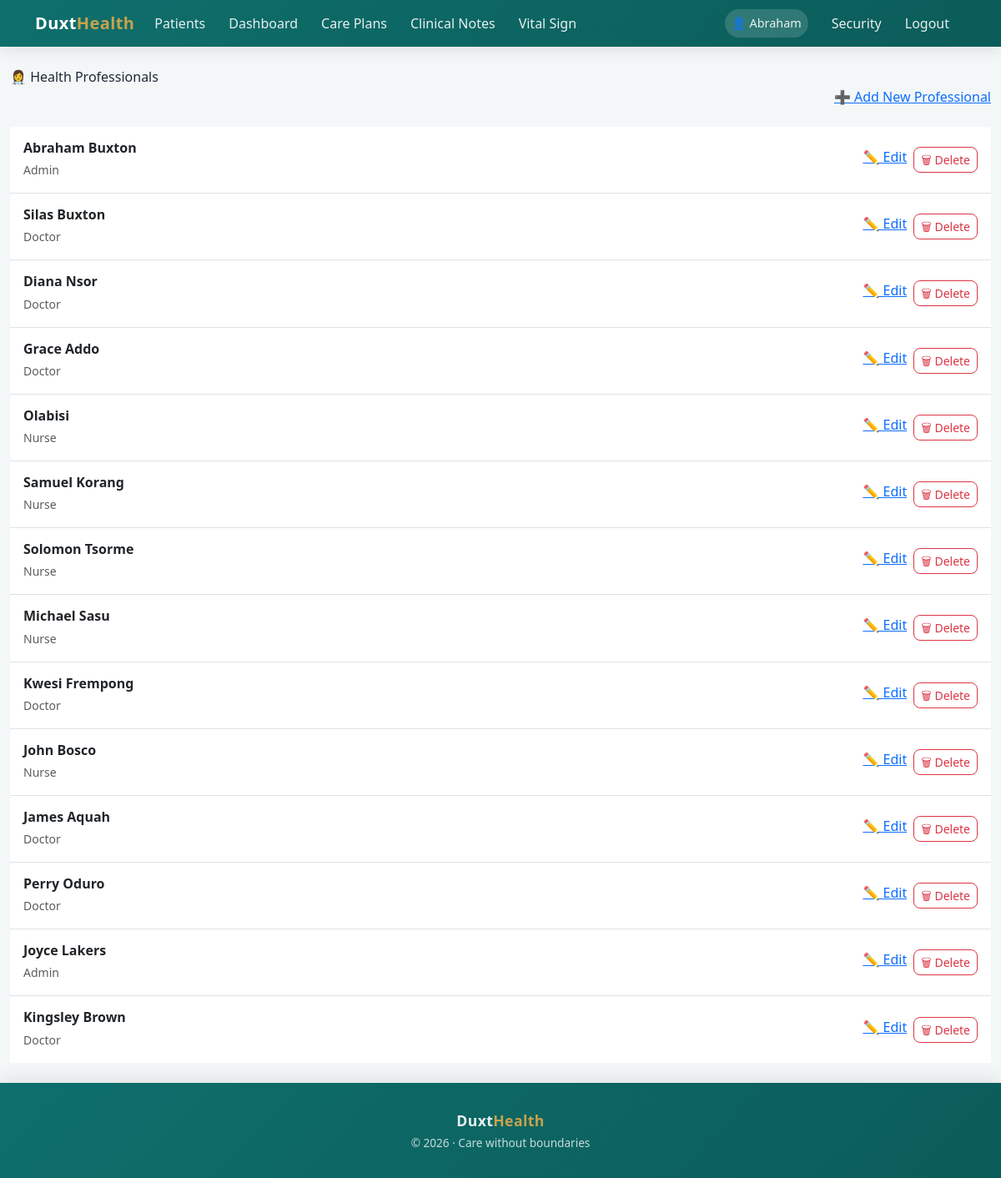
The app's page /professionals/ (signed in) with its own data.
### homecare/models.py (models this page shows, shortened)
class HealthProfessional(models.Model):
    user = models.OneToOneField(User, on_delete=models.CASCADE)
    ROLE_CHOICES = [
        ('doctor', 'Doctor'),
        ('nurse', 'Nurse'),
        ('caregiver', 'Caregiver'),
        ('admin', 'Admin'),
        ('outreach_0fficer','Outreach_0fficer')
    ]
    role = models.CharField(max_length=20, choices=ROLE_CHOICES)
    registration_number = models.CharField(max_length = 50, null = True, blank = True)
    pin = models.CharField(max_length = 50, null = True, blank = True)
    location = models.TextField(null =True, blank = True)
    address = models.TextField(null =True, blank = True)
    phone = models.CharField(max_length=20)
    created_at = models.DateTimeField(default=timezone.now)

### homecare/views.py (the view)
# urls.py: path('professionals/', views.professional_list, name='professional_list'),
@login_required
@role_required(['admin'])
def professional_list(request):
    professionals = HealthProfessional.objects.all()
    return render(request, 'homecare/professional_list.html', {'professionals': professionals})

### homecare/templates/homecare/professional_list.html
{% extends 'bases.html' %}
{% block content %}
<div class="patient-card">
  <div class="patient-card-header">
    👩‍⚕️ Health <span>Professionals</span>
  </div>
  <div class="patient-card-body">
    <div class="d-flex justify-content-end mb-4">
      <a href="{% url 'homecare:professional_create' %}" class="btn-duxt">
        ➕ Add New Professional
      </a>
    </div>
    {% if professionals %}
      <div class="list-group list-group-flush">
        {% for prof in professionals %}
          <div class="list-group-item d-flex justify-content-between align-items-center py-3">
            <div>
              <h6 class="mb-1 fw-semibold">
                {{ prof.user.get_full_name }}
              </h6>
              <small class="text-muted">
                {{ prof.get_role_display }}
              </small>
            </div>
            <div class="d-flex gap-2">
              <a href="{% url 'homecare:professional_update' prof.pk %}"
                 class="btn-outline-duxt btn-sm">
                ✏️ Edit
              </a>
              <a href="{% url 'homecare:professional_delete' prof.pk %}"
                 class="btn btn-sm btn-outline-danger rounded-3">
                🗑 Delete
              </a>
            </div>
          </div>
        {% endfor %}
      </div>
    {% else %}
      <div class="alert alert-info text-center mt-4">
        No health professionals found.
      </div>
    {% endif %}
  </div>
</div>
{% endblock %}

### templates/bases.html (shortened to what this page needs)
<!DOCTYPE html>
<html lang="en">
<head>
  <link href="https://cdn.jsdelivr.net/npm/bootstrap@5.3.0/dist/css/bootstrap.min.css" rel="stylesheet" />
</head>
<body>
<nav class="navbar navbar-expand-lg navbar-dark">
  <div class="container">
    <a class="navbar-brand" href="{% url 'homecare:home' %}">
      Duxt<span>Health</span>
    </a>
    <div class="collapse navbar-collapse" id="navbarNav">
      <ul class="navbar-nav">
        <li class="nav-item">
          <a class="nav-link" href="{% url 'homecare:patient_list' %}">Patients</a>
        </li>
        <li class="nav-item">
          <a class="nav-link" href="{% url 'homecare:homecare_home' %}">Dashboard</a>
        </li>
        <li class="nav-item">
          <a class="nav-link" href="{% url 'homecare:careplan_list' %}">Care Plans</a>
        </li>
        <li class="nav-item">
          <a class="nav-link" href="{% url 'homecare:doctornote_list' %}">Clinical Notes</a>
        </li>
        <li class="nav-item">
          <a class="nav-link" href="{% url 'homecare:vitalsign_list' %}">Vital Sign</a>
        </li>
      </ul>
      <ul class="navbar-nav ms-auto align-items-lg-center">
        {% if user.is_authenticated %}
          <li class="nav-item me-2">
            <span class="nav-link user-badge">👤 {{ user.first_name|capfirst }}</span>
          </li>
          <li class="nav-item">
            <a class="nav-link" href="{% url 'password_change' %}">Security</a>
          </li>
          <li class="nav-item">
            <a class="nav-link" href="{% url 'logout' %}">Logout</a>
          </li>
        {% endif %}
      </ul>
    </div>
  </div>
</nav>
<main class="container my-4">
  {% block content %}{% endblock %}
</main>
<footer class="footer text-center">
  <div class="container">
    <p class="mb-1 footer-brand">
      Duxt<span>Health</span>
    </p>
    <p class="footer-tagline mb-0">
      © 2026 · Care without boundaries
    </p>
  </div>
</footer>
</body>
</html>

### templates/bases.html (style rules this page uses)
:root { --duxt-primary: #0E6F6C; --duxt-secondary: #7ED6C2; --duxt-gold: #C9A24D; --duxt-dark: #1F2937; --duxt-bg: #f4f7f8; --duxt-gradient: linear-gradient(135deg, #0E6F6C, #0b5c59); }
body { font-family: "Segoe UI", system-ui, -apple-system, BlinkMacSystemFont, sans-serif; background-color: var(--duxt-bg); color: var(--duxt-dark); min-height: 100vh; display: flex; flex-direction: column; }
.navbar { background: var(--duxt-gradient); box-shadow: 0 6px 18px rgba(0,0,0,.08); }
.navbar-brand { font-weight: 700; font-size: 1.25rem; letter-spacing: 0.4px; }
.navbar-brand span { color: var(--duxt-gold); }
.nav-link { color: rgba(255,255,255,.9) !important; font-weight: 500; margin-right: 12px; transition: color .2s ease; }
.user-badge { background: rgba(255,255,255,.15); padding: 6px 14px; border-radius: 20px; font-size: 0.9rem; }
main.container { max-width: 1200px; flex: 1; }
footer.footer { background: var(--duxt-gradient); color: rgba(255,255,255,.9); padding: 2rem 0; box-shadow: 0 -6px 18px rgba(0,0,0,.08); }
.footer-brand { font-weight: 700; font-size: 1.1rem; letter-spacing: 0.4px; }
.footer-brand span { color: var(--duxt-gold); }
.footer-tagline { font-size: 0.85rem; opacity: 0.85; }

### records on screen
HealthProfessional: user.get_full_name "Abraham Buxton", role "Admin"
HealthProfessional: user.get_full_name "Silas Buxton", role "Doctor"
HealthProfessional: user.get_full_name "Diana Nsor", role "Doctor"
HealthProfessional: user.get_full_name "Grace Addo", role "Doctor"
HealthProfessional: user.get_full_name "Olabisi", role "Nurse"
HealthProfessional: user.get_full_name "Samuel Korang", role "Nurse"
HealthProfessional: user.get_full_name "Solomon Tsorme", role "Nurse"
HealthProfessional: user.get_full_name "Michael Sasu", role "Nurse"
HealthProfessional: user.get_full_name "Kwesi Frempong", role "Doctor"
HealthProfessional: user.get_full_name "John Bosco", role "Nurse"
HealthProfessional: user.get_full_name "James Aquah", role "Doctor"
HealthProfessional: user.get_full_name "Perry Oduro", role "Doctor"
HealthProfessional: user.get_full_name "Joyce Lakers", role "Admin"
HealthProfessional: user.get_full_name "Kingsley Brown", role "Doctor"

### other values on screen
{{ user.first_name|capfirst }} "Abraham"
